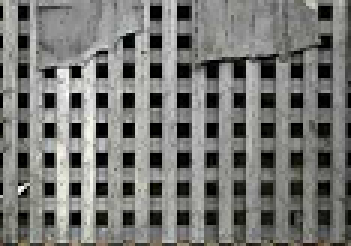
%> input picture Doctoral mission/image/0.bmp, 117 x 82 px (shown 3 times larger)
$ octave Fourier.m   (GNU Octave 9; MATLAB toolbox functions it lacks are replaced by stand-ins)
%> lines starting %> are read from the running program, lines starting %| are printed output that depends on the picture
I1=rgb2gray(imread('0.bmp'));  %读入原图像文件
%> I1: size 82x117 uint8; min 0, max 255, mean 118.6
I2=rgb2gray(imread('4.bmp'));  %读入原图像文件
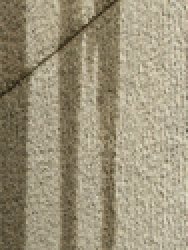
%> input picture Doctoral mission/4.bmp, 94 x 125 px (shown 2 times larger)
%> I2: size 125x94 uint8; min 30, max 223, mean 146.8
I3=rgb2gray(imread('fish.bmp'));         %读入原图像文件
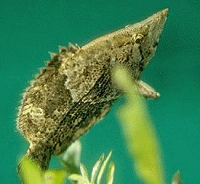
%> input picture Doctoral mission/fish.bmp, 200 x 184 px
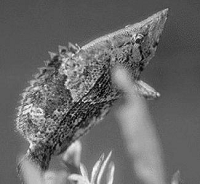
%> I3: size 184x200 uint8; min 1, max 251, mean 105.1
subplot(3,2,1);imshow(I1);          %显示原图像
fftI1=fft2(I1);                       %二维离散傅立叶变换

fftI1(abs(fftI1)<3000)=0;
figure,imshow(log(abs(fftI1)+eps),[]);
fftI1 = ifftshift(fftI1)
       K = ifft2(fftI1)
       figure,imshow(K,[0 255])

sfftI1=fftshift(fftI1);              %直流分量移到频谱中心
RR1=real(sfftI1);                    %取傅立叶变换的实部
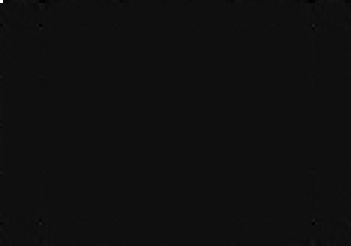
%> RR1: size 82x117 double (shown 3 times larger); min -73632.1, max 1137693, mean 126; drawn with min black and max white
II1=imag(sfftI1);                    %取傅立叶变换的虚部
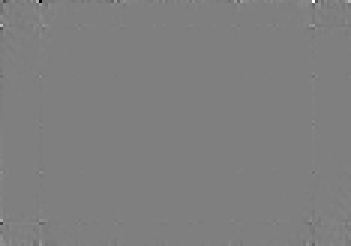
%> II1: size 82x117 double (shown 3 times larger); min -196543.1, max 196543.1, mean 0; drawn with min black and max white
A1=sqrt(RR1.^2+II1.^2);             %计算频谱幅值
A1=(A1-min(min(A1)))/(max(max(A1))-min(min(A1)))*225;%归一化
subplot(3,2,2);imshow(A1);          %显示原图像的频谱
subplot(3,2,3);imshow(I2);          %显示原图像
fftI2=fft2(I2);                       %二维离散傅立叶变换
sfftI2=fftshift(fftI2);             %直流分量移到频谱中心
RR2=real(sfftI2);                    %取傅立叶变换的实部
II2=imag(sfftI2);                   %取傅立叶变换的虚部
A2=sqrt(RR2.^2+II2.^2);             %计算频谱幅值
A2=(A2-min(min(A2)))/(max(max(A2))-min(min(A2)))*225;%归一化
subplot(3,2,4);imshow(A2);          %显示原图像的频谱
subplot(3,2,5);imshow(I3);         %显示原图像
fftI3=fft2(I3);                       %二维离散傅立叶变换
sfftI3=fftshift(fftI3);             %直流分量移到频谱中心
RR3=real(sfftI3);                   %取傅立叶变换的实部
II3=imag(sfftI3);                   %取傅立叶变换的虚部
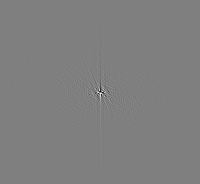
%> II3: size 184x200 double; min -202894.3, max 202894.3, mean 0; drawn with min black and max white
A3=sqrt(RR3.^2+II3.^2);             %计算频谱幅值
A3=(A3-min(min(A3)))/(max(max(A3))-min(min(A3)))*225;%归一化
subplot(3,2,6);imshow(A3);          %显示原图像的频谱
%> after `imshow(A3)`:
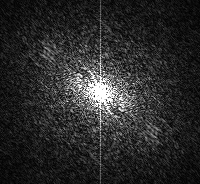
%> displayed picture: size 184x200, on the screen's scale of 0 to 255; min 0, max 255, mean 42.6
